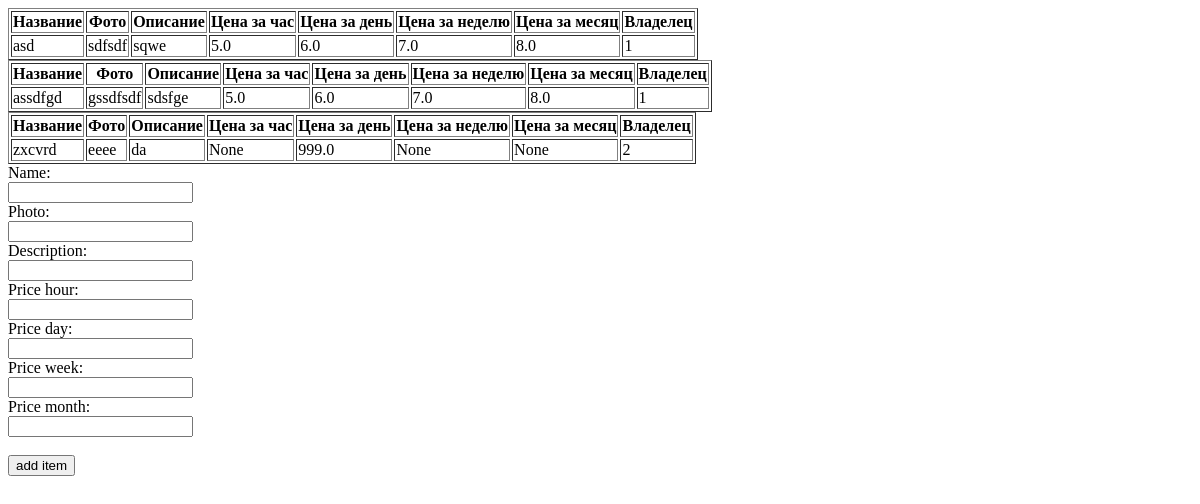
/items (signed in), run on an earlier commit of the app's database.
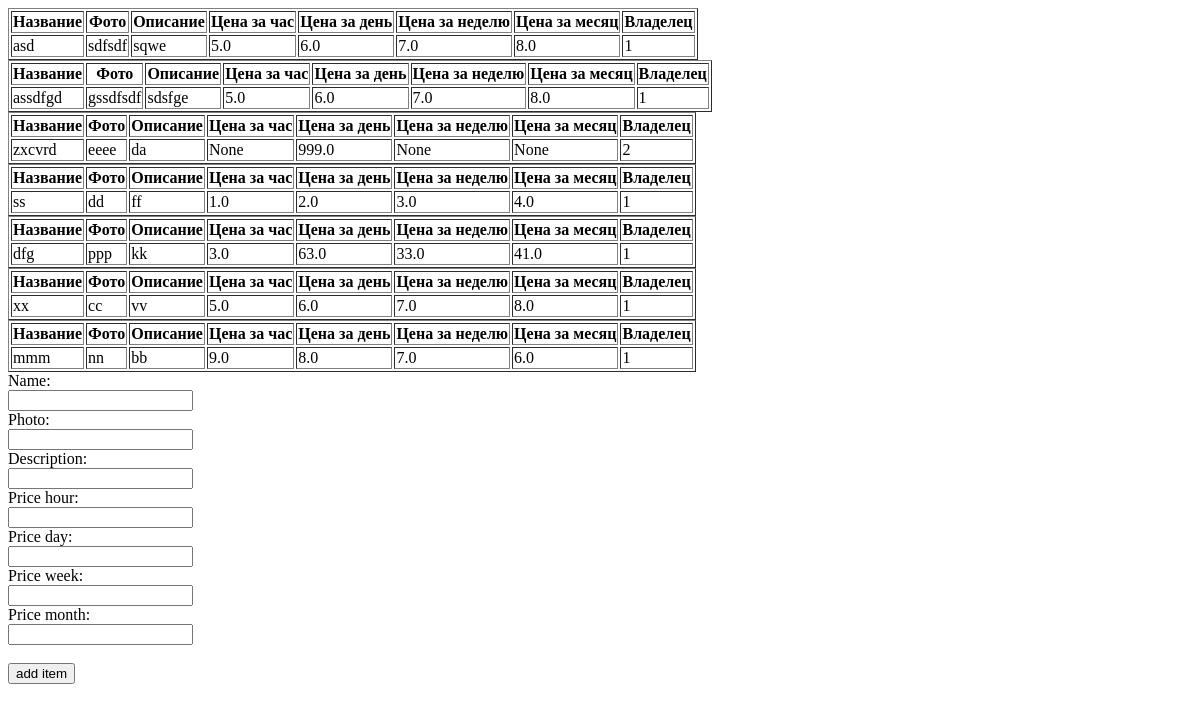
And on a later commit of the database.
### tables this page shows
CREATE TABLE "item" (
	"id"	INTEGER NOT NULL UNIQUE,
	"photo"	TEXT NOT NULL,
	"name"	TEXT NOT NULL,
	"description"	TEXT NOT NULL,
	"price_hour"	REAL,
	"price_day"	REAL,
	"price_week"	REAL,
	"price_month"	REAL,
	"owner"	INTEGER NOT NULL,
	PRIMARY KEY("id" AUTOINCREMENT)
);

### app.py (the view)
@login_required
@app.get('/items')
def itemsList():
    items_list = db_connector.select('item')
    item_owner=session['user_id']
    return render_template("items.html", items_list=items_list, item_owner=item_owner)

### app.py (called while the page is built)
def dict_factory(cursor, row):
    d={}
    for idx, col in enumerate(cursor.description):
        d[col[0]] = row[idx]
    return d

    def __enter__(self):
        return self.cur

    def __exit__(self, exc_type, exc_value, traceback):
        self.con.commit()
        self.con.close()

     def select(self, table_name, condition=None):
        if condition is None:
            condition={}
        with DatabaseConnection(self.connection_string) as db_cur:
            query= f'SELECT * FROM {table_name}'
            if condition:
                query+=' WHERE '
                itms=[]
                for key, value in condition.items():
                    itms.append(f'{key} = ?')
                query+=' AND '.join(itms)
            db_cur.execute(query, tuple(value for value in condition.values()))
            return db_cur.fetchall()

### templates/items.html (shortened to what this page needs)
<!DOCTYPE html>
<html lang="en">
<head>
</head>
<body>
    {% for itm in items_list %}
    <table border="1">
        <thead>
            <tr>
                <th>Название</th>
                <th>Фото</th>
                <th>Описание</th>
                <th>Цена за час</th>
                <th>Цена за день</th>
                <th>Цена за неделю</th>
                <th>Цена за месяц</th>
                <th>Владелец</th>
            </tr>
        </thead>
        <tbody>
            <tr>
                <td>{{itm.name}}</td>
                <td>{{itm.photo}}</td>
                <td>{{itm.description}}</td>
                <td>{{itm.price_hour}}</td>
                <td>{{itm.price_day}}</td>
                <td>{{itm.price_week}}</td>
                <td>{{itm.price_month}}</td>
                <td>{{itm.owner}}</td>
            </tr>
        </tbody>
    </table>
    {% endfor %}
    <form action="/items" method="post">
        Name: <br>
        <input type="text" name="name"> <br>
        Photo: <br>
        <input type="text" name="photo"> <br>
        Description: <br>
        <input type="text" name="description"> <br>
        Price hour: <br>
        <input type="number" name="price_hour" step="any"> <br>
        Price day: <br>
        <input type="number" name="price_day" step="any"> <br>
        Price week: <br>
        <input type="number" name="price_week" step="any"> <br>
        Price month: <br>
        <input type="number" name="price_month" step="any"> <br>
        <input type="hidden" name="owner" value="{{item_owner}}" readonly><br>
        <input type="submit" value="add item">
    </form>
</body>
</html>

What changed in the data, as far as the page shows it:
added item: name "ss", photo "dd", description "ff", price_hour "1.0", price_day "2.0", price_week "3.0", price_month "4.0", owner "1"
added item: name "dfg", photo "ppp", description "kk", price_hour "3.0", price_day "63.0", price_week "33.0", price_month "41.0", owner "1"
added item: name "xx", photo "cc", description "vv", price_hour "5.0", price_day "6.0", price_week "7.0", price_month "8.0", owner "1"
added item: name "mmm", photo "nn", description "bb", price_hour "9.0", price_day "8.0", price_week "7.0", price_month "6.0", owner "1"
